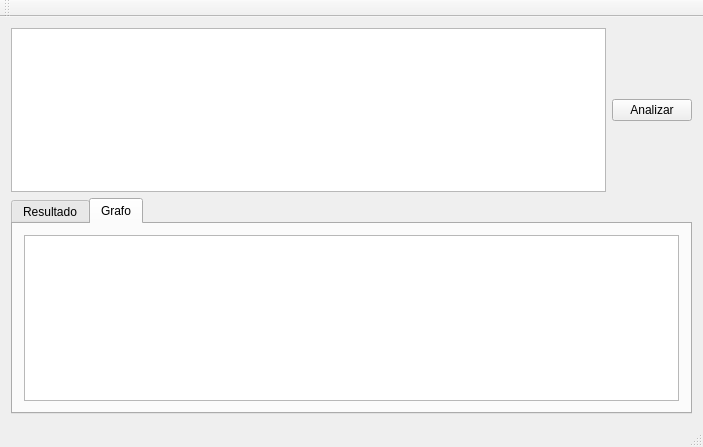
<?xml version="1.0" encoding="UTF-8"?>
<ui version="4.0">
 <class>principal</class>
 <widget class="QMainWindow" name="principal">
  <property name="geometry">
   <rect>
    <x>0</x>
    <y>0</y>
    <width>703</width>
    <height>447</height>
   </rect>
  </property>
  <property name="windowTitle">
   <string>principal</string>
  </property>
  <widget class="QWidget" name="centralWidget">
   <layout class="QVBoxLayout" name="verticalLayout">
    <item>
     <layout class="QHBoxLayout" name="horizontalLayout">
      <item>
       <widget class="QTextEdit" name="txtEntrada"/>
      </item>
      <item>
       <widget class="QPushButton" name="btnAnalizar">
        <property name="text">
         <string>Analizar</string>
        </property>
       </widget>
      </item>
     </layout>
    </item>
    <item>
     <widget class="QTabWidget" name="Tabs1">
      <property name="currentIndex">
       <number>1</number>
      </property>
      <widget class="QWidget" name="tab">
       <attribute name="title">
        <string>Resultado</string>
       </attribute>
       <layout class="QVBoxLayout" name="verticalLayout_2">
        <item>
         <widget class="QTextEdit" name="txtConsola"/>
        </item>
       </layout>
      </widget>
      <widget class="QWidget" name="tab_2">
       <attribute name="title">
        <string>Grafo</string>
       </attribute>
       <layout class="QVBoxLayout" name="verticalLayout_3">
        <item>
         <widget class="QTextEdit" name="txtGrafo"/>
        </item>
       </layout>
      </widget>
     </widget>
    </item>
   </layout>
  </widget>
  <widget class="QMenuBar" name="menuBar">
   <property name="geometry">
    <rect>
     <x>0</x>
     <y>0</y>
     <width>703</width>
     <height>22</height>
    </rect>
   </property>
  </widget>
  <widget class="QToolBar" name="mainToolBar">
   <attribute name="toolBarArea">
    <enum>TopToolBarArea</enum>
   </attribute>
   <attribute name="toolBarBreak">
    <bool>false</bool>
   </attribute>
  </widget>
  <widget class="QStatusBar" name="statusBar"/>
 </widget>
 <layoutdefault spacing="6" margin="11"/>
 <resources/>
 <connections/>
</ui>
